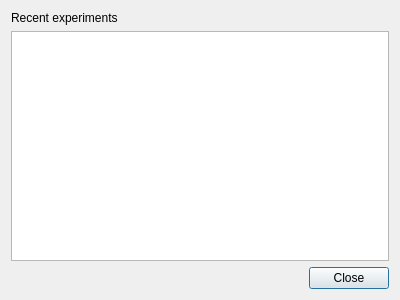
<?xml version="1.0" encoding="UTF-8"?>
<ui version="4.0">
 <class>StartupDialog</class>
 <widget class="QDialog" name="StartupDialog">
  <property name="geometry">
   <rect>
    <x>0</x>
    <y>0</y>
    <width>400</width>
    <height>300</height>
   </rect>
  </property>
  <property name="windowTitle">
   <string>APEX</string>
  </property>
  <layout class="QVBoxLayout" name="verticalLayout_2">
   <item>
    <widget class="QLabel" name="label">
     <property name="text">
      <string>Recent experiments</string>
     </property>
    </widget>
   </item>
   <item>
    <widget class="QListWidget" name="recentFiles">
     <property name="cursor" stdset="0">
      <cursorShape>PointingHandCursor</cursorShape>
     </property>
    </widget>
   </item>
   <item>
    <widget class="QDialogButtonBox" name="buttonBox">
     <property name="orientation">
      <enum>Qt::Horizontal</enum>
     </property>
     <property name="standardButtons">
      <set>QDialogButtonBox::Close</set>
     </property>
    </widget>
   </item>
  </layout>
 </widget>
 <resources/>
 <connections>
  <connection>
   <sender>buttonBox</sender>
   <signal>accepted()</signal>
   <receiver>StartupDialog</receiver>
   <slot>accept()</slot>
   <hints>
    <hint type="sourcelabel">
     <x>248</x>
     <y>254</y>
    </hint>
    <hint type="destinationlabel">
     <x>157</x>
     <y>274</y>
    </hint>
   </hints>
  </connection>
  <connection>
   <sender>buttonBox</sender>
   <signal>rejected()</signal>
   <receiver>StartupDialog</receiver>
   <slot>reject()</slot>
   <hints>
    <hint type="sourcelabel">
     <x>316</x>
     <y>260</y>
    </hint>
    <hint type="destinationlabel">
     <x>286</x>
     <y>274</y>
    </hint>
   </hints>
  </connection>
 </connections>
</ui>
